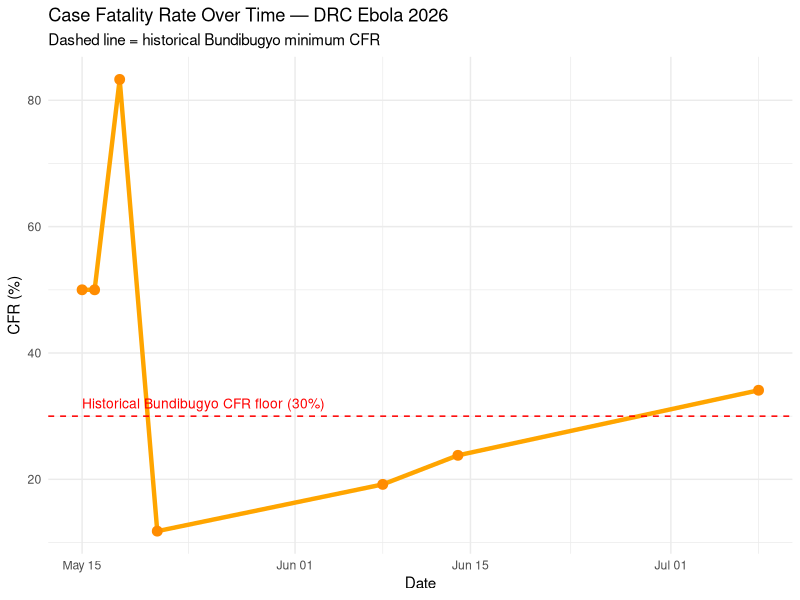
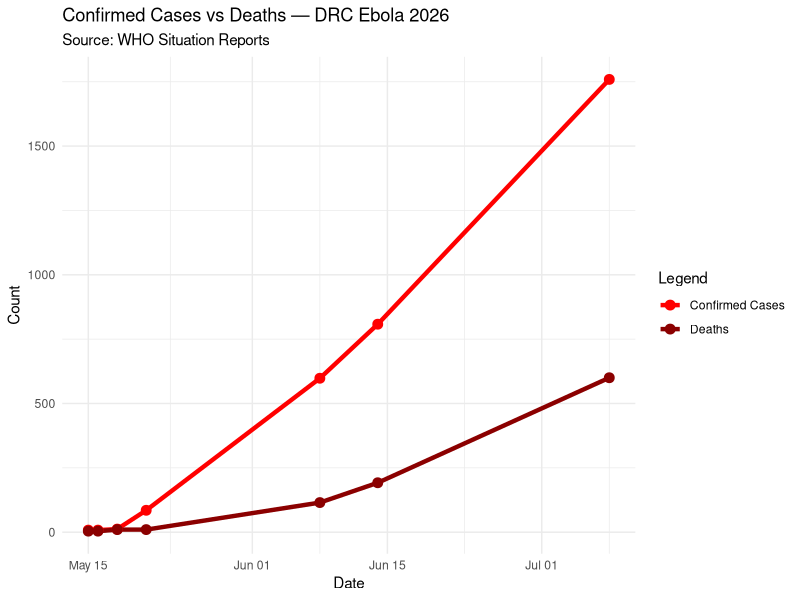
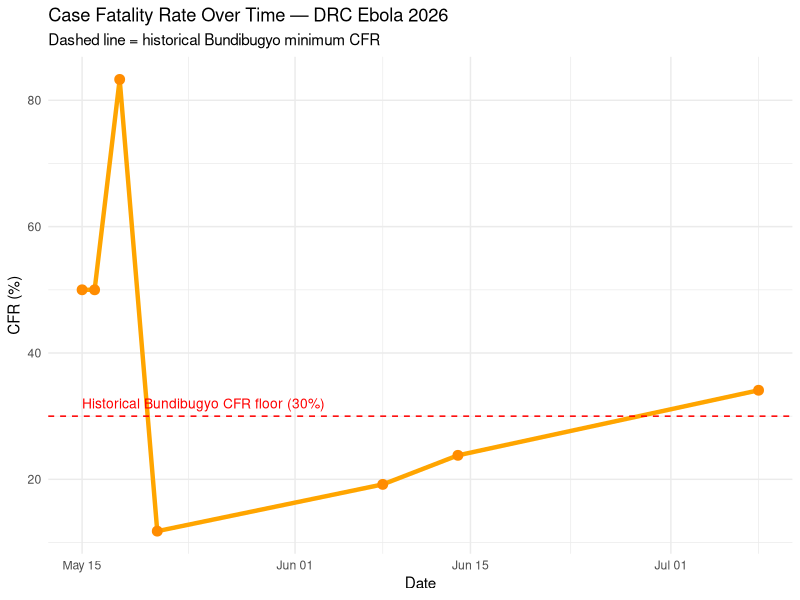
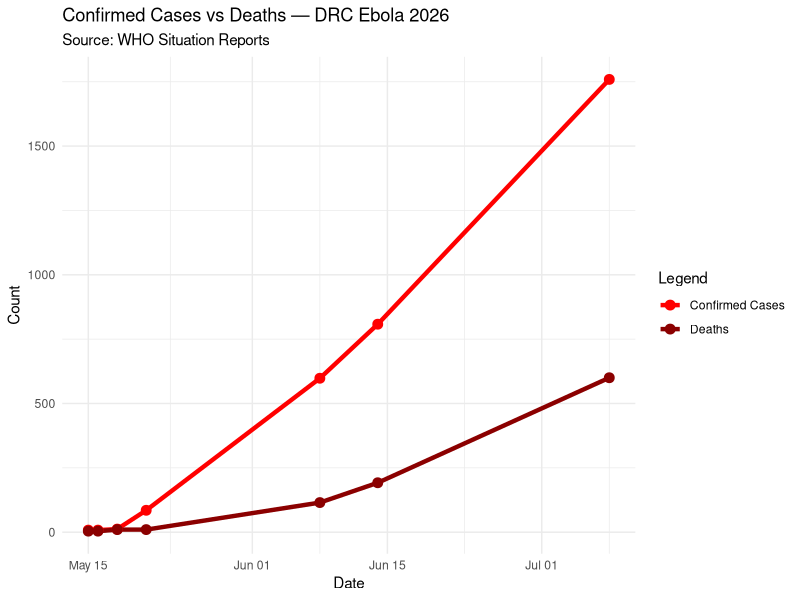

Here is the R script that generated these plots, in order:
# ============================================
# EBOLA DRC 2026 - Advanced Visualizations
# Author: Finho
# Date: June 2026
# Purpose: CFR analysis + combined charts
# ============================================

library(tidyverse)

# Load clean data
ebola_data <- read.csv("data/clean/ebola_cases.csv")
ebola_data$date <- as.Date(ebola_data$date)

# ---- ADD CFR COLUMN ----
# CFR = deaths divided by confirmed cases x 100
ebola_data <- ebola_data |>
    mutate(cfr = round((deaths / confirmed_cases) * 100, 1))

print(ebola_data)

# ---- CHART 3: Case Fatality Rate Over Time ----
ggplot(ebola_data, aes(x = date, y = cfr)) +
    geom_line(color = "orange", linewidth = 1.5) +
    geom_point(color = "darkorange", size = 3) +
    geom_hline(yintercept = 30, linetype = "dashed", color = "red") +
    annotate("text",
        x = min(ebola_data$date), y = 32,
        label = "Historical Bundibugyo CFR floor (30%)",
        hjust = 0, color = "red", size = 3.5
    ) +
    labs(
        title = "Case Fatality Rate Over Time — DRC Ebola 2026",
        subtitle = "Dashed line = historical Bundibugyo minimum CFR",
        x = "Date",
        y = "CFR (%)"
    ) +
    theme_minimal()

ggsave("outputs/figures/03_cfr.png", width = 10, height = 6)
cat("Chart 3 saved!\n")

# ---- CHART 4: Cases vs Deaths Combined ----
ggplot(ebola_data) +
    geom_line(aes(x = date, y = confirmed_cases, color = "Confirmed Cases"),
        linewidth = 1.5
    ) +
    geom_line(aes(x = date, y = deaths, color = "Deaths"),
        linewidth = 1.5
    ) +
    geom_point(aes(x = date, y = confirmed_cases, color = "Confirmed Cases"),
        size = 3
    ) +
    geom_point(aes(x = date, y = deaths, color = "Deaths"), size = 3) +
    scale_color_manual(values = c(
        "Confirmed Cases" = "red",
        "Deaths" = "darkred"
    )) +
    labs(
        title = "Confirmed Cases vs Deaths — DRC Ebola 2026",
        subtitle = "Source: WHO Situation Reports",
        x = "Date",
        y = "Count",
        color = "Legend"
    ) +
    theme_minimal()

ggsave("outputs/figures/04_cases_vs_deaths.png", width = 10, height = 6)
cat("Chart 4 saved!\n")
